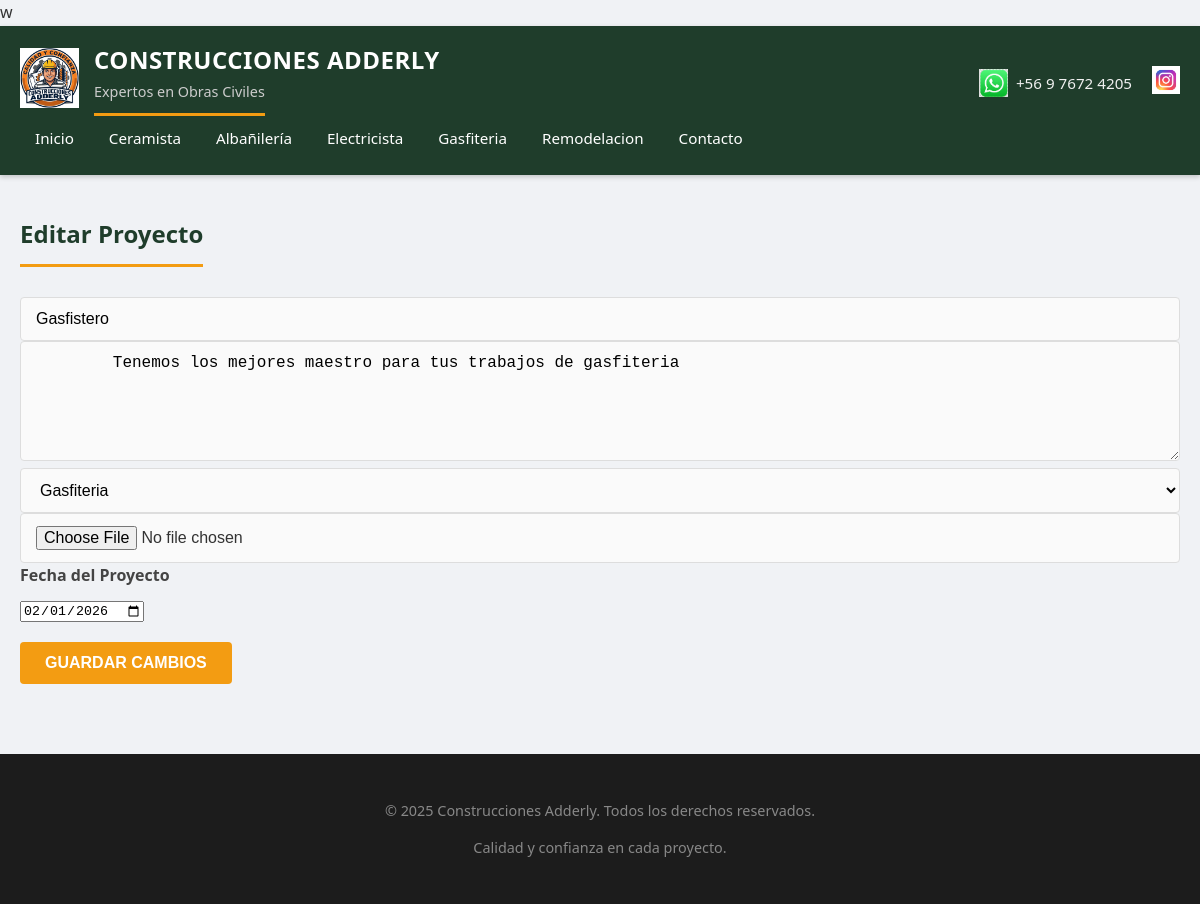
Screenshot of /edit_project/12 (signed in) with the database file from the repository.
### app.py (models this page shows)
class Category(db.Model):
    id = db.Column(db.Integer, primary_key=True)
    name = db.Column(db.String(50), unique=True, nullable=False)

class Project(db.Model):
    id = db.Column(db.Integer, primary_key=True)
    title = db.Column(db.String(100), nullable=False)
    description = db.Column(db.Text, nullable=False)
    media_url = db.Column(db.String(500), nullable=False)
    media_type = db.Column(db.String(20), nullable=False)
    date = db.Column(db.DateTime, default=datetime.utcnow)  # AGREGAR ESTO
    category_id = db.Column(
        db.Integer,
        db.ForeignKey('category.id'),
        nullable=False
    )
    category = db.relationship('Category', backref='projects')

### app.py (the view, shortened to what this page needs)
@app.route('/edit_project/<int:project_id>', methods=['GET', 'POST'])
def edit_project(project_id):
    if not session.get('admin'):
        return redirect(url_for('admin_login'))
    project = Project.query.get_or_404(project_id)
    return render_template('edit_project.html', project=project)

### app.py (called while the page is built)
@app.context_processor
def inject_categories():
    return dict(categories=Category.query.all())

### templates/edit_project.html
{% extends "base.html" %}
{% block content %}
<h2>Editar Proyecto</h2>
<form method="POST" enctype="multipart/form-data">
  <input type="text" name="title" value="{{ project.title }}" required>
  <textarea name="description" required>
    {{ project.description }}
  </textarea>
  <select name="category" required>
    {% for cat in categories %}
      <option value="{{ cat.id }}"
        {% if cat.id == project.category_id %}selected{% endif %}>
        {{ cat.name }}
      </option>
    {% endfor %}
  </select>
  <input type="file" name="file">
  <div class="form-group">
    <label for="date">Fecha del Proyecto</label>
    <input type="date" id="date" name="date"
          value="{{ project.date.strftime('%Y-%m-%d') if project.date else '' }}">
  </div>
  <button type="submit">Guardar cambios</button>
</form>
{% endblock %}

### templates/base.html (shortened to what this page needs)
<!DOCTYPE html>
<html lang="es">
<head>
  <link rel="stylesheet" href="{{ url_for('static', filename='css/style.css') }}">
</head>
<body>
<header class="header">
  <div class="header-inner">
    <div class="logo-container">
      <img src="{{ url_for('static', filename='img/logo.png') }}" alt="Logo Adderly">
      <div class="logo-text">
        <h1>Construcciones Adderly</h1>
        <h2>Expertos en Obras Civiles</h2>
      </div>
    </div>
   <div class="social-bar">
    <div class="contact-item">
        <img src="{{ url_for('static', filename='img/whatsapp.png') }}" alt="WhatsApp">
        <span>+56 9 7672 4205</span>
    </div>
    <a href="https://www.instagram.com/adderlyconstrucciones" target="_blank" class="social-link">
        <img src="{{ url_for('static', filename='img/instagram.png') }}" alt="Instagram">
    </a>
</div>
    <nav>
      <a href="{{ url_for('portfolio') }}">Inicio</a>
      {% for cat in categories %}
        <a href="{{ url_for('projects_by_category', category_id=cat.id) }}">
          {{ cat.name }}
        </a>
      {% endfor %}
      <a href="{{ url_for('contact') }}">Contacto</a>
    </nav>
  </div>
</header>
<main class="content">
  {% block content %}{% endblock %}
</main>
<footer class="footer">
  <p>© 2025 Construcciones Adderly. Todos los derechos reservados.</p>
  <p>Calidad y confianza en cada proyecto.</p>
</footer>
</body>
</html>

### static/css/style.css (style rules this page uses)
* { box-sizing: border-box; }
body { margin: 0; font-family: 'Segoe UI', Roboto, Helvetica, Arial, sans-serif; background-color: #f0f2f5; color: #333; line-height: 1.6; }
.header { background: #1f3d2b; color: white; padding: 0; box-shadow: 0 2px 5px rgba(0,0,0,0.2); }
.header-inner { max-width: 1200px; margin: 0 auto; padding: 15px 20px; display: flex; justify-content: space-between; align-items: center; flex-wrap: wrap; }
.logo-container { display: flex; align-items: center; gap: 15px; text-decoration: none; color: white; }
.logo-container img { height: 60px; width: auto; }
.logo-text h1 { margin: 0; font-size: 1.5rem; font-weight: 700; letter-spacing: 0.5px; text-transform: uppercase; }
.logo-text h2 { margin: 0; font-size: 0.9rem; font-weight: 400; color: #ccc; }
.social-bar { display: flex; align-items: center; gap: 20px; margin-top: 10px; }
.contact-item { display: flex; align-items: center; gap: 8px; color: #f1f1f1; font-weight: 500; font-size: 0.95rem; }
.contact-item img, .social-link img { height: 28px; width: auto; transition: transform 0.2s; }
nav { display: flex; gap: 5px; }
nav a { color: white; text-decoration: none; padding: 10px 15px; border-radius: 4px; font-weight: 500; transition: background 0.3s; font-size: 0.95rem; }
.content { max-width: 1200px; margin: 0 auto; padding: 20px; min-height: 60vh; }
h2 { border-bottom: 3px solid #f39c12; padding-bottom: 10px; margin-bottom: 30px; color: #1f3d2b; display: inline-block; }
.form-group { margin-bottom: 20px; }
.form-group label { display: block; margin-bottom: 8px; font-weight: 600; color: #444; }
input[type="text"], input[type="email"], textarea, select, input[type="file"] { width: 100%; padding: 12px 15px; border: 1px solid #ddd; border-radius: 4px; font-size: 1rem; transition: border-color 0.3s; background-color: #fafafa; }
textarea { resize: vertical; min-height: 120px; }
button, .btn { background-color: #f39c12; color: white; border: none; padding: 12px 25px; font-size: 1rem; font-weight: bold; border-radius: 4px; cursor: pointer; transition: background 0.3s, transform 0.1s; display: inline-block; text-decoration: none; text-transform: uppercase; }
.footer { background: #1c1c1c; color: #888; text-align: center; padding: 30px; margin-top: 50px; font-size: 0.9rem; }

### rows the page displays
Category: name "Ceramista"
Category: name "Albañilería"
Category: name "Electricista"
Category: name "Gasfiteria"
Category: name "Remodelacion"
Project: title "Gasfistero", description "Tenemos los mejores maestro para tus trabajos de gasfiteria", category "Gasfiteria", date "02/01/2026"
